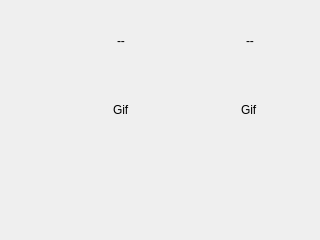
<?xml version="1.0" encoding="UTF-8"?>
<ui version="4.0">
 <class>SsbVoice</class>
 <widget class="QWidget" name="SsbVoice">
  <property name="geometry">
   <rect>
    <x>0</x>
    <y>0</y>
    <width>320</width>
    <height>240</height>
   </rect>
  </property>
  <property name="windowTitle">
   <string>Form</string>
  </property>
  <widget class="QWidget" name="layoutWidget_3">
   <property name="geometry">
    <rect>
     <x>60</x>
     <y>10</y>
     <width>251</width>
     <height>131</height>
    </rect>
   </property>
   <layout class="QGridLayout" name="gridLayout">
    <item row="0" column="0" alignment="Qt::AlignHCenter|Qt::AlignVCenter">
     <widget class="QLabel" name="lblRadioName1">
      <property name="text">
       <string>--</string>
      </property>
     </widget>
    </item>
    <item row="0" column="1" alignment="Qt::AlignHCenter|Qt::AlignVCenter">
     <widget class="QLabel" name="lblRadioName2">
      <property name="text">
       <string>--</string>
      </property>
     </widget>
    </item>
    <item row="1" column="0" alignment="Qt::AlignHCenter">
     <widget class="QLabel" name="lblVoice1">
      <property name="text">
       <string>Gif</string>
      </property>
     </widget>
    </item>
    <item row="1" column="1" alignment="Qt::AlignHCenter">
     <widget class="QLabel" name="lblVoice2">
      <property name="text">
       <string>Gif</string>
      </property>
     </widget>
    </item>
   </layout>
  </widget>
 </widget>
 <resources/>
 <connections/>
</ui>
